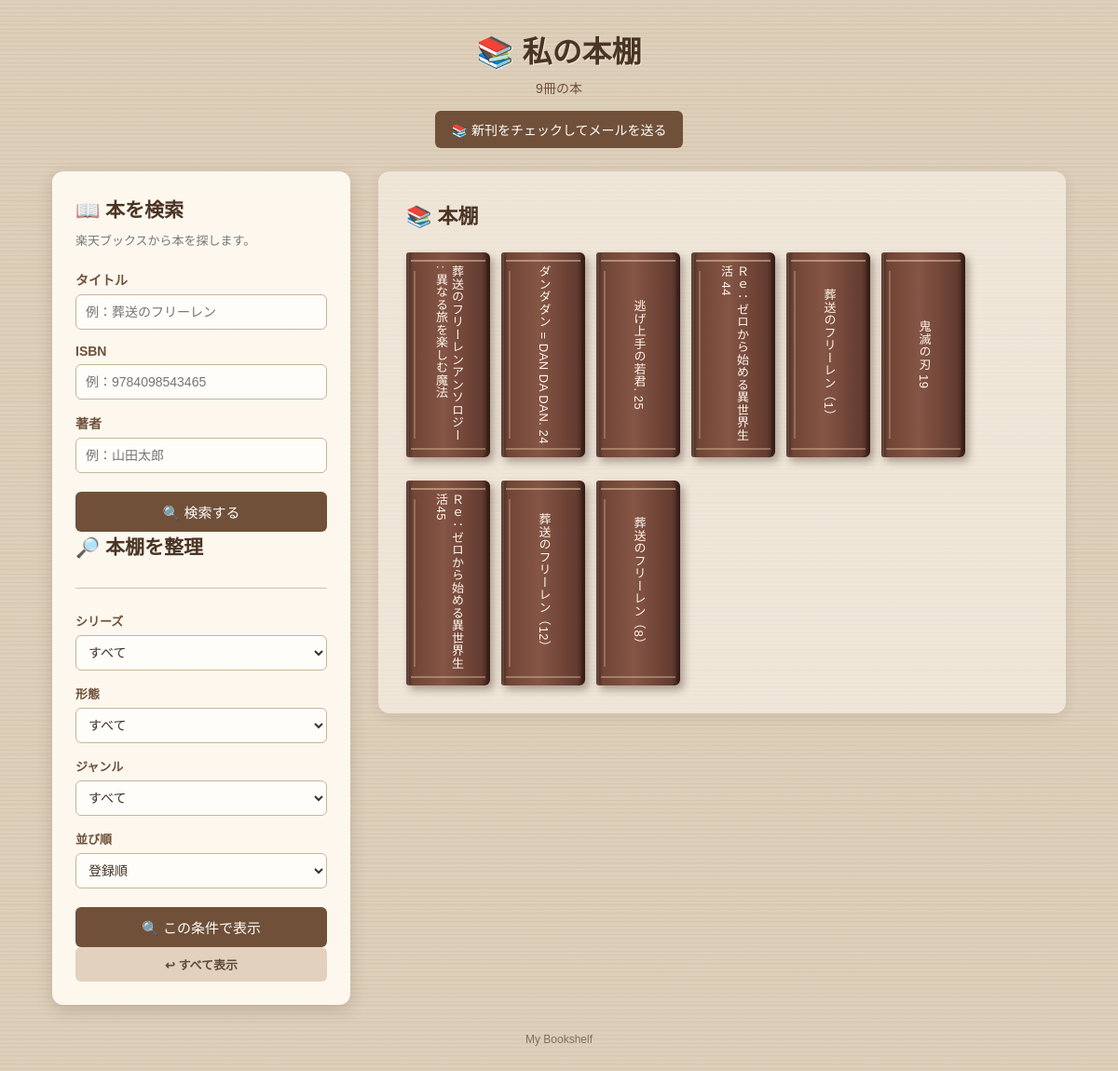
The page / on the database its author committed.
### tables this page shows
CREATE TABLE books (
            id INTEGER PRIMARY KEY AUTOINCREMENT,
            title TEXT NOT NULL,
            author TEXT,
            series_name TEXT,
            status TEXT NOT NULL
        , comment TEXT DEFAULT '', cover_url TEXT DEFAULT '', book_type TEXT DEFAULT '', genre TEXT DEFAULT '', volume INTEGER DEFAULT NULL);

### app.py (the view)
@app.route("/")
def index():
    selected_series = request.args.get(
        "series",
        ""
    ).strip()
    selected_type = request.args.get(
        "book_type",
        ""
    ).strip()
    selected_genre = request.args.get(
        "genre",
        ""
    ).strip()
    sort_order = request.args.get(
        "sort",
        "registered"
    ).strip()
    books = get_books(
        series_name=selected_series,
        book_type=selected_type,
        genre=selected_genre,
        sort_order=sort_order
    )
    series_names = get_series_names()
    book_types = get_book_types()
    genres = get_genres()
    return render_template(
        "index.html",
        books=books,
        search_results=[],
        search_keyword="",
        search_isbn="",
        search_author="",
        series_names=series_names,
        book_types=book_types,
        genres=genres,
        selected_series=selected_series,
        selected_type=selected_type,
        selected_genre=selected_genre,
        sort_order=sort_order
    )

### app.py (called while the page is built)
def get_series_names():
    conn = sqlite3.connect(
        DB_PATH
    )
    rows = conn.execute("""
        SELECT DISTINCT series_name
        FROM books
        WHERE series_name IS NOT NULL
        AND TRIM(series_name) != ''
        ORDER BY series_name
    """).fetchall()
    conn.close()
    series_names = [
        row[0].strip()
        for row in rows
        if row[0]
    ]
    return series_names

def get_book_types():
    conn = sqlite3.connect(
        DB_PATH
    )
    rows = conn.execute("""
        SELECT DISTINCT book_type
        FROM books
        WHERE book_type IS NOT NULL
        AND TRIM(book_type) != ''
        ORDER BY book_type
    """).fetchall()
    conn.close()
    book_types = [
        row[0].strip()
        for row in rows
        if row[0]
    ]
    return book_types

def get_genres():
    conn = sqlite3.connect(
        DB_PATH
    )
    rows = conn.execute("""
        SELECT DISTINCT genre
        FROM books
        WHERE genre IS NOT NULL
        AND TRIM(genre) != ''
        ORDER BY genre
    """).fetchall()
    conn.close()
    genres = [
        row[0].strip()
        for row in rows
        if row[0]
    ]
    return genres

### templates/index.html (shortened to what this page needs)
<!DOCTYPE html>
<html lang="ja">
<head>
    <link rel="stylesheet"
          href="{{ url_for('static', filename='style.css') }}">
</head>
<body>
<div class="bookshelf-page">
    <header class="shelf-header">
        <h1>📚 私の本棚</h1>
        <p class="book-count">
            {{ books|length }}冊の本
        </p>
        <form
            action="{{ url_for('check_new_books_route') }}"
            method="POST"
            class="new-books-check-form"
        >
            <button
                type="submit"
                class="new-books-check-button"
            >
                📚 新刊をチェックしてメールを送る
            </button>
        </form>
    </header>
    <main class="main-layout">
        <aside class="search-panel">
            <section class="search-section">
                <h2>
                    📖 本を検索
                </h2>
                <p class="search-description">
                    楽天ブックスから本を探します。
                </p>
                <form
                    action="{{ url_for('search') }}"
                    method="POST"
                    class="search-form"
                >
                    <label>
                        タイトル
                        <input
                            type="text"
                            name="keyword"
                            value="{{ search_keyword }}"
                            placeholder="例：葬送のフリーレン"
                        >
                    </label>
                    <label>
                        ISBN
                        <input
                            type="text"
                            name="isbn"
                            value="{{ search_isbn }}"
                            placeholder="例：9784098543465"
                        >
                    </label>
                    <label>
                        著者
                        <input
                            type="text"
                            name="author"
                            value="{{ search_author }}"
                            placeholder="例：山田太郎"
                        >
                    </label>
                    <button
                        type="submit"
                        class="search-button"
                    >
                        🔍 検索する
                    </button>
                </form>
            </section>
            <section class="bookshelf-sort-section">
                <div class="bookshelf-sort-title">
                    <h2>
                        🔎 本棚を整理
                    </h2>
                </div>
                <form
                    action="{{ url_for('index') }}"
                    method="GET"
                    class="bookshelf-filter"
                >
                    <label>
                        シリーズ
                        <select name="series">
                            <option value="">
                                すべて
                            </option>
                        </select>
                    </label>
                    <label>
                        形態
                        <select name="book_type">
                            <option value="">
                                すべて
                            </option>
                        </select>
                    </label>
                    <label>
                        ジャンル
                        <select name="genre">
                            <option value="">
                                すべて
                            </option>
                        </select>
                    </label>
                    <label>
                        並び順
                        <select name="sort">
                            <option
                                value="registered"
                                {% if sort_order == "registered" %}
                                selected
                                {% endif %}
                            >
                                登録順
                            </option>
                        </select>
                    </label>
                    <div class="filter-buttons">
                        <button
                            type="submit"
                            class="search-button"
                        >
                            🔍 この条件で表示
                        </button>
                        <a
                            href="{{ url_for('index') }}"
                            class="filter-reset-button"
                        >
                            ↩ すべて表示
                        </a>
                    </div>
                </form>
            </section>
        </aside>
        <section class="bookshelf-area">
            <div class="bookshelf-title">
                <h2>
                    📚 本棚
                </h2>
            </div>
            {% if books %}
                <div class="book-list">
                    {% for book in books %}
                        <a
                            href="{{ url_for('book_detail', book_id=book['id']) }}"
                            class="book"
                        >
                            <div class="book-spine">
                                <div class="book-title">
                                    {{ book['title'] }}
                                </div>
                            </div>
                        </a>
                    {% endfor %}
                </div>
            {% endif %}
        </section>
    </main>
    <footer class="shelf-footer">
        <p>
            My Bookshelf
        </p>
    </footer>
</div>
</body>
</html>

### rows shown on the page
books: title "葬送のフリーレンアンソロジー : 異なる旅を楽しむ魔法"
books: title "ダンダダン = DAN DA DAN. 24"
books: title "逃げ上手の若君. 25"
books: title "Ｒｅ：ゼロから始める異世界生活 44"
books: title "葬送のフリーレン（1）"
books: title "鬼滅の刃 19"
books: title "Ｒｅ：ゼロから始める異世界生活45"
books: title "葬送のフリーレン（12）"
books: title "葬送のフリーレン（8）"

### other values the page prints
{{ books|length }} "9"
